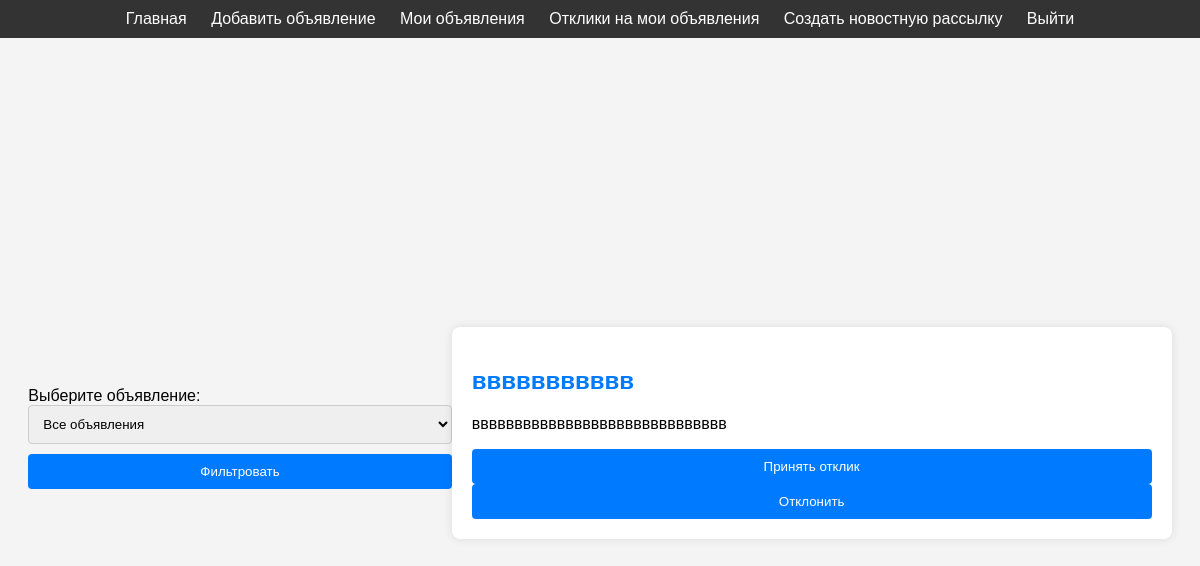
The app's page /reply/ (signed in), older data.
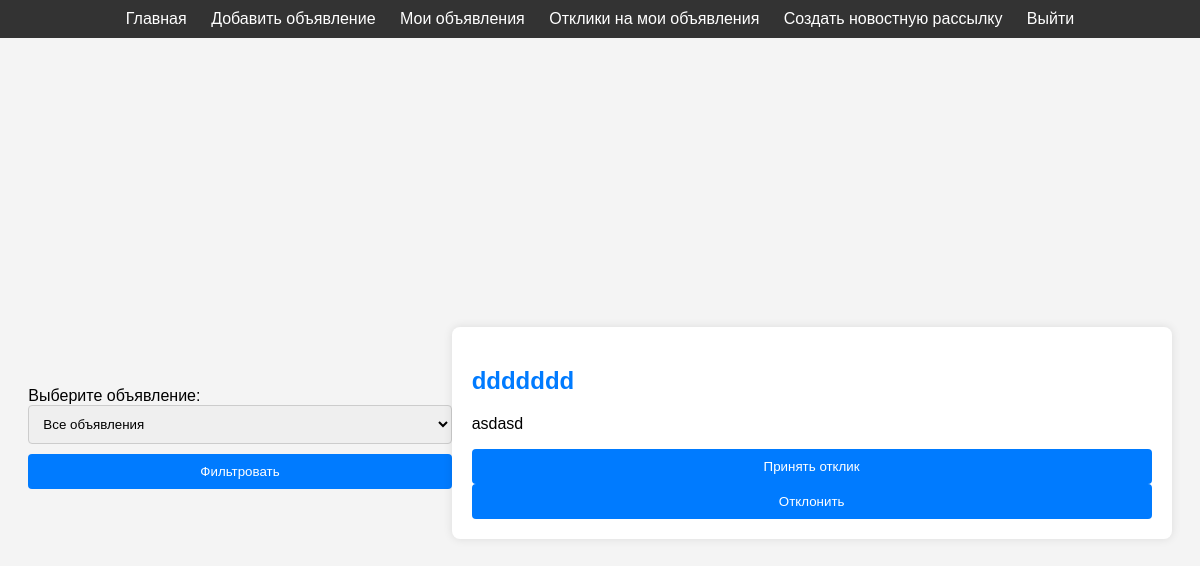
The same page, newer data.
### main/models.py (models this page shows, shortened)
class Reply(models.Model):
    title = models.CharField(max_length=255)
    content = RichTextField()
    author = models.ForeignKey(User, on_delete=models.CASCADE)
    ad = models.ForeignKey(Post, on_delete=models.CASCADE)

### main/views.py (the view)
# urls.py: path('reply/', ReplyList.as_view(), name='reply_list'),
class ReplyList(ListView):
    model = Reply
    template_name = 'reply_list.html'
    context_object_name = 'reply'
    def get_queryset(self):
        queryset = super().get_queryset()
        post_id = self.request.GET.get('post')
        if post_id:
            queryset = queryset.filter(ad_id=post_id)
        return queryset
    def get_context_data(self, **kwargs):
        context = super().get_context_data(**kwargs)
        context['posts'] = Post.objects.filter(author=self.request.user)
        context['selected_post'] = self.request.GET.get('post')
        return context

### templates/reply_list.html (shortened to what this page needs)
{% extends 'flatpages/default.html' %}
{% block content %}
<div class="content">
    <form method="get" action="{% url 'reply_list' %}">
        <label for="post">Выберите объявление:</label>
        <select name="post" id="post">
            <option value="">Все объявления</option>
        </select>
        <button type="submit">Фильтровать</button>
    </form>
    {% if reply %}
        <div class="ads-list">
            {% for one_reply in reply %}
                {% if one_reply.ad.author == user %}
                    <div class="ad-item">
                        <h2><a href="{% url 'post_detail' one_reply.ad.id %}">{{ one_reply.title }}</a></h2>
                        <p>{{ one_reply.content|safe }}</p>
                        <form method="post" action="{% url 'reply_accept' one_reply.id %}" style="display:inline;">
                            <button type="submit" onclick="return confirm('Вы уверены, что хотите принять этот отклик?')">Принять отклик</button>
                        </form>
                        <form method="post" action="{% url 'reply_delete' one_reply.id %}" style="display:inline;">
                            <button type="submit" onclick="return confirm('Вы уверены, что хотите отклонить этот отклик?')">Отклонить</button>
                        </form>
                    </div>
                {% endif %}
            {% endfor %}
        </div>
    {% else %}
        <p>Нет откликов</p>
    {% endif %}
</div>
{% endblock content %}

Row changes from the older to the newer data that the page shows:
removed Reply: title "ввввввввввв", content "вввввввввввввввввввввввввввввв"
added Reply: title "ddddddd", content "asdasd"
